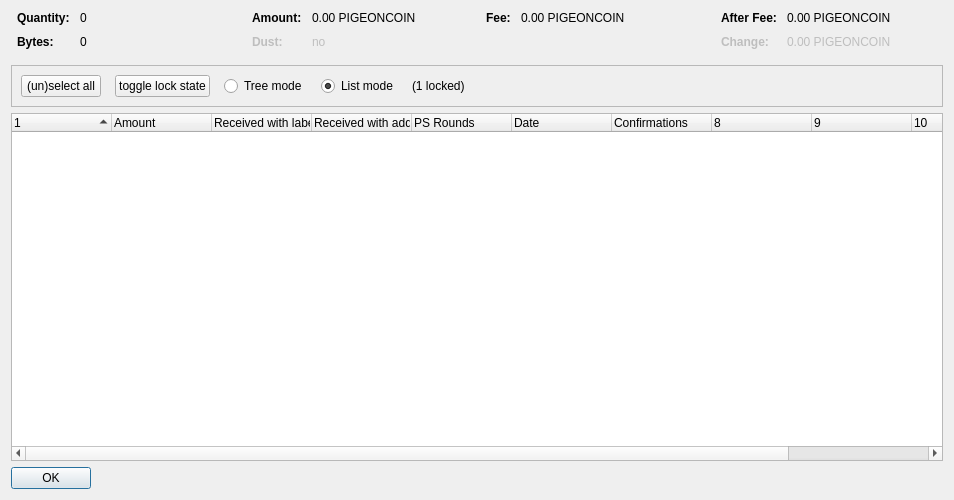
<?xml version="1.0" encoding="UTF-8"?>
<ui version="4.0">
 <class>CoinControlDialog</class>
 <widget class="QDialog" name="CoinControlDialog">
  <property name="geometry">
   <rect>
    <x>0</x>
    <y>0</y>
    <width>954</width>
    <height>500</height>
   </rect>
  </property>
  <property name="windowTitle">
   <string>Coin Selection</string>
  </property>
  <layout class="QVBoxLayout" name="verticalLayout">
   <item>
    <layout class="QHBoxLayout" name="horizontalLayoutTop" stretch="0,0,0,0">
     <property name="topMargin">
      <number>0</number>
     </property>
     <property name="bottomMargin">
      <number>10</number>
     </property>
     <item>
      <layout class="QFormLayout" name="formLayoutCoinControl1">
       <property name="horizontalSpacing">
        <number>10</number>
       </property>
       <property name="verticalSpacing">
        <number>10</number>
       </property>
       <property name="leftMargin">
        <number>6</number>
       </property>
       <property name="rightMargin">
        <number>6</number>
       </property>
       <item row="0" column="0">
        <widget class="QLabel" name="labelCoinControlQuantityText">
         <property name="font">
          <font>
           <weight>75</weight>
           <bold>true</bold>
          </font>
         </property>
         <property name="text">
          <string>Quantity:</string>
         </property>
        </widget>
       </item>
       <item row="0" column="1">
        <widget class="QLabel" name="labelCoinControlQuantity">
         <property name="cursor">
          <cursorShape>IBeamCursor</cursorShape>
         </property>
         <property name="contextMenuPolicy">
          <enum>Qt::ActionsContextMenu</enum>
         </property>
         <property name="text">
          <string notr="true">0</string>
         </property>
         <property name="textInteractionFlags">
          <set>Qt::LinksAccessibleByMouse|Qt::TextSelectableByKeyboard|Qt::TextSelectableByMouse</set>
         </property>
        </widget>
       </item>
       <item row="1" column="0">
        <widget class="QLabel" name="labelCoinControlBytesText">
         <property name="font">
          <font>
           <weight>75</weight>
           <bold>true</bold>
          </font>
         </property>
         <property name="text">
          <string>Bytes:</string>
         </property>
        </widget>
       </item>
       <item row="1" column="1">
        <widget class="QLabel" name="labelCoinControlBytes">
         <property name="cursor">
          <cursorShape>IBeamCursor</cursorShape>
         </property>
         <property name="contextMenuPolicy">
          <enum>Qt::ActionsContextMenu</enum>
         </property>
         <property name="text">
          <string notr="true">0</string>
         </property>
         <property name="textInteractionFlags">
          <set>Qt::LinksAccessibleByMouse|Qt::TextSelectableByKeyboard|Qt::TextSelectableByMouse</set>
         </property>
        </widget>
       </item>
      </layout>
     </item>
     <item>
      <layout class="QFormLayout" name="formLayoutCoinControl2">
       <property name="horizontalSpacing">
        <number>10</number>
       </property>
       <property name="verticalSpacing">
        <number>10</number>
       </property>
       <property name="leftMargin">
        <number>6</number>
       </property>
       <property name="rightMargin">
        <number>6</number>
       </property>
       <item row="0" column="0">
        <widget class="QLabel" name="labelCoinControlAmountText">
         <property name="font">
          <font>
           <weight>75</weight>
           <bold>true</bold>
          </font>
         </property>
         <property name="text">
          <string>Amount:</string>
         </property>
        </widget>
       </item>
       <item row="0" column="1">
        <widget class="QLabel" name="labelCoinControlAmount">
         <property name="cursor">
          <cursorShape>IBeamCursor</cursorShape>
         </property>
         <property name="contextMenuPolicy">
          <enum>Qt::ActionsContextMenu</enum>
         </property>
         <property name="text">
          <string notr="true">0.00 PIGEONCOIN</string>
         </property>
         <property name="textInteractionFlags">
          <set>Qt::LinksAccessibleByMouse|Qt::TextSelectableByKeyboard|Qt::TextSelectableByMouse</set>
         </property>
        </widget>
       </item>
       <item row="1" column="0">
        <widget class="QLabel" name="labelCoinControlLowOutputText">
         <property name="enabled">
          <bool>false</bool>
         </property>
         <property name="font">
          <font>
           <weight>75</weight>
           <bold>true</bold>
          </font>
         </property>
         <property name="text">
          <string>Dust:</string>
         </property>
        </widget>
       </item>
       <item row="1" column="1">
        <widget class="QLabel" name="labelCoinControlLowOutput">
         <property name="enabled">
          <bool>false</bool>
         </property>
         <property name="cursor">
          <cursorShape>IBeamCursor</cursorShape>
         </property>
         <property name="contextMenuPolicy">
          <enum>Qt::ActionsContextMenu</enum>
         </property>
         <property name="text">
          <string notr="true">no</string>
         </property>
         <property name="textInteractionFlags">
          <set>Qt::LinksAccessibleByMouse|Qt::TextSelectableByKeyboard|Qt::TextSelectableByMouse</set>
         </property>
        </widget>
       </item>
      </layout>
     </item>
     <item>
      <layout class="QFormLayout" name="formLayoutCoinControl3">
       <property name="horizontalSpacing">
        <number>10</number>
       </property>
       <property name="verticalSpacing">
        <number>10</number>
       </property>
       <property name="leftMargin">
        <number>6</number>
       </property>
       <property name="rightMargin">
        <number>6</number>
       </property>
       <item row="0" column="0">
        <widget class="QLabel" name="labelCoinControlFeeText">
         <property name="font">
          <font>
           <weight>75</weight>
           <bold>true</bold>
          </font>
         </property>
         <property name="text">
          <string>Fee:</string>
         </property>
        </widget>
       </item>
       <item row="0" column="1">
        <widget class="QLabel" name="labelCoinControlFee">
         <property name="cursor">
          <cursorShape>IBeamCursor</cursorShape>
         </property>
         <property name="contextMenuPolicy">
          <enum>Qt::ActionsContextMenu</enum>
         </property>
         <property name="text">
          <string notr="true">0.00 PIGEONCOIN</string>
         </property>
         <property name="textInteractionFlags">
          <set>Qt::LinksAccessibleByMouse|Qt::TextSelectableByKeyboard|Qt::TextSelectableByMouse</set>
         </property>
        </widget>
       </item>
      </layout>
     </item>
     <item>
      <layout class="QFormLayout" name="formLayoutCoinControl4">
       <property name="horizontalSpacing">
        <number>10</number>
       </property>
       <property name="verticalSpacing">
        <number>10</number>
       </property>
       <property name="leftMargin">
        <number>6</number>
       </property>
       <property name="rightMargin">
        <number>6</number>
       </property>
       <item row="0" column="0">
        <widget class="QLabel" name="labelCoinControlAfterFeeText">
         <property name="font">
          <font>
           <weight>75</weight>
           <bold>true</bold>
          </font>
         </property>
         <property name="text">
          <string>After Fee:</string>
         </property>
        </widget>
       </item>
       <item row="0" column="1">
        <widget class="QLabel" name="labelCoinControlAfterFee">
         <property name="cursor">
          <cursorShape>IBeamCursor</cursorShape>
         </property>
         <property name="contextMenuPolicy">
          <enum>Qt::ActionsContextMenu</enum>
         </property>
         <property name="text">
          <string notr="true">0.00 PIGEONCOIN</string>
         </property>
         <property name="textInteractionFlags">
          <set>Qt::LinksAccessibleByMouse|Qt::TextSelectableByKeyboard|Qt::TextSelectableByMouse</set>
         </property>
        </widget>
       </item>
       <item row="1" column="0">
        <widget class="QLabel" name="labelCoinControlChangeText">
         <property name="enabled">
          <bool>false</bool>
         </property>
         <property name="font">
          <font>
           <weight>75</weight>
           <bold>true</bold>
          </font>
         </property>
         <property name="text">
          <string>Change:</string>
         </property>
        </widget>
       </item>
       <item row="1" column="1">
        <widget class="QLabel" name="labelCoinControlChange">
         <property name="enabled">
          <bool>false</bool>
         </property>
         <property name="cursor">
          <cursorShape>IBeamCursor</cursorShape>
         </property>
         <property name="contextMenuPolicy">
          <enum>Qt::ActionsContextMenu</enum>
         </property>
         <property name="text">
          <string notr="true">0.00 PIGEONCOIN</string>
         </property>
         <property name="textInteractionFlags">
          <set>Qt::LinksAccessibleByMouse|Qt::TextSelectableByKeyboard|Qt::TextSelectableByMouse</set>
         </property>
        </widget>
       </item>
      </layout>
     </item>
    </layout>
   </item>
   <item>
    <widget class="QFrame" name="frame">
     <property name="minimumSize">
      <size>
       <width>0</width>
       <height>40</height>
      </size>
     </property>
     <property name="frameShape">
      <enum>QFrame::StyledPanel</enum>
     </property>
     <property name="frameShadow">
      <enum>QFrame::Sunken</enum>
     </property>
     <layout class="QHBoxLayout" name="horizontalLayout">
      <item>
       <layout class="QHBoxLayout" name="horizontalLayoutPanel" stretch="0,0,0,0,0,0">
        <property name="spacing">
         <number>14</number>
        </property>
        <item>
         <widget class="QPushButton" name="pushButtonSelectAll">
          <property name="sizePolicy">
           <sizepolicy hsizetype="Maximum" vsizetype="Fixed">
            <horstretch>0</horstretch>
            <verstretch>0</verstretch>
           </sizepolicy>
          </property>
          <property name="text">
           <string>(un)select all</string>
          </property>
          <property name="autoDefault">
           <bool>false</bool>
          </property>
         </widget>
        </item>
        <item>
         <widget class="QPushButton" name="pushButtonToggleLock">
          <property name="sizePolicy">
           <sizepolicy hsizetype="Maximum" vsizetype="Fixed">
            <horstretch>0</horstretch>
            <verstretch>0</verstretch>
           </sizepolicy>
          </property>
          <property name="text">
           <string>toggle lock state</string>
          </property>
          <property name="autoDefault">
           <bool>false</bool>
          </property>
         </widget>
        </item>
        <item>
         <widget class="QRadioButton" name="radioTreeMode">
          <property name="sizePolicy">
           <sizepolicy hsizetype="Maximum" vsizetype="Fixed">
            <horstretch>0</horstretch>
            <verstretch>0</verstretch>
           </sizepolicy>
          </property>
          <property name="text">
           <string>Tree mode</string>
          </property>
         </widget>
        </item>
        <item>
         <widget class="QRadioButton" name="radioListMode">
          <property name="sizePolicy">
           <sizepolicy hsizetype="Maximum" vsizetype="Fixed">
            <horstretch>0</horstretch>
            <verstretch>0</verstretch>
           </sizepolicy>
          </property>
          <property name="text">
           <string>List mode</string>
          </property>
          <property name="checked">
           <bool>true</bool>
          </property>
         </widget>
        </item>
        <item>
         <widget class="QLabel" name="labelLocked">
          <property name="text">
           <string>(1 locked)</string>
          </property>
         </widget>
        </item>
        <item>
         <spacer name="horizontalSpacer">
          <property name="orientation">
           <enum>Qt::Horizontal</enum>
          </property>
          <property name="sizeHint" stdset="0">
           <size>
            <width>40</width>
            <height>20</height>
           </size>
          </property>
         </spacer>
        </item>
       </layout>
      </item>
     </layout>
    </widget>
   </item>
   <item>
    <widget class="CoinControlTreeWidget" name="treeWidget">
     <property name="contextMenuPolicy">
      <enum>Qt::CustomContextMenu</enum>
     </property>
     <property name="sortingEnabled">
      <bool>false</bool>
     </property>
     <property name="columnCount">
      <number>11</number>
     </property>
     <attribute name="headerShowSortIndicator" stdset="0">
      <bool>true</bool>
     </attribute>
     <attribute name="headerStretchLastSection">
      <bool>false</bool>
     </attribute>
     <column>
      <property name="text">
       <string/>
      </property>
     </column>
     <column>
      <property name="text">
       <string>Amount</string>
      </property>
     </column>
     <column>
      <property name="text">
       <string>Received with label</string>
      </property>
     </column>
     <column>
      <property name="text">
       <string>Received with address</string>
      </property>
     </column>
     <column>
      <property name="text">
       <string>PS Rounds</string>
      </property>
     </column>
     <column>
      <property name="text">
       <string>Date</string>
      </property>
     </column>
     <column>
      <property name="text">
       <string>Confirmations</string>
      </property>
      <property name="toolTip">
       <string>Confirmed</string>
      </property>
     </column>
     <column>
      <property name="text">
       <string/>
      </property>
     </column>
     <column>
      <property name="text">
       <string/>
      </property>
     </column>
     <column>
      <property name="text">
       <string/>
      </property>
     </column>
     <column>
      <property name="text">
       <string/>
      </property>
     </column>
    </widget>
   </item>
   <item>
    <widget class="QDialogButtonBox" name="buttonBox">
     <property name="sizePolicy">
      <sizepolicy hsizetype="Maximum" vsizetype="Fixed">
       <horstretch>0</horstretch>
       <verstretch>0</verstretch>
      </sizepolicy>
     </property>
     <property name="orientation">
      <enum>Qt::Horizontal</enum>
     </property>
     <property name="standardButtons">
      <set>QDialogButtonBox::Ok</set>
     </property>
    </widget>
   </item>
  </layout>
 </widget>
 <customwidgets>
  <customwidget>
   <class>CoinControlTreeWidget</class>
   <extends>QTreeWidget</extends>
   <header>coincontroltreewidget.h</header>
  </customwidget>
 </customwidgets>
 <resources/>
 <connections/>
</ui>
